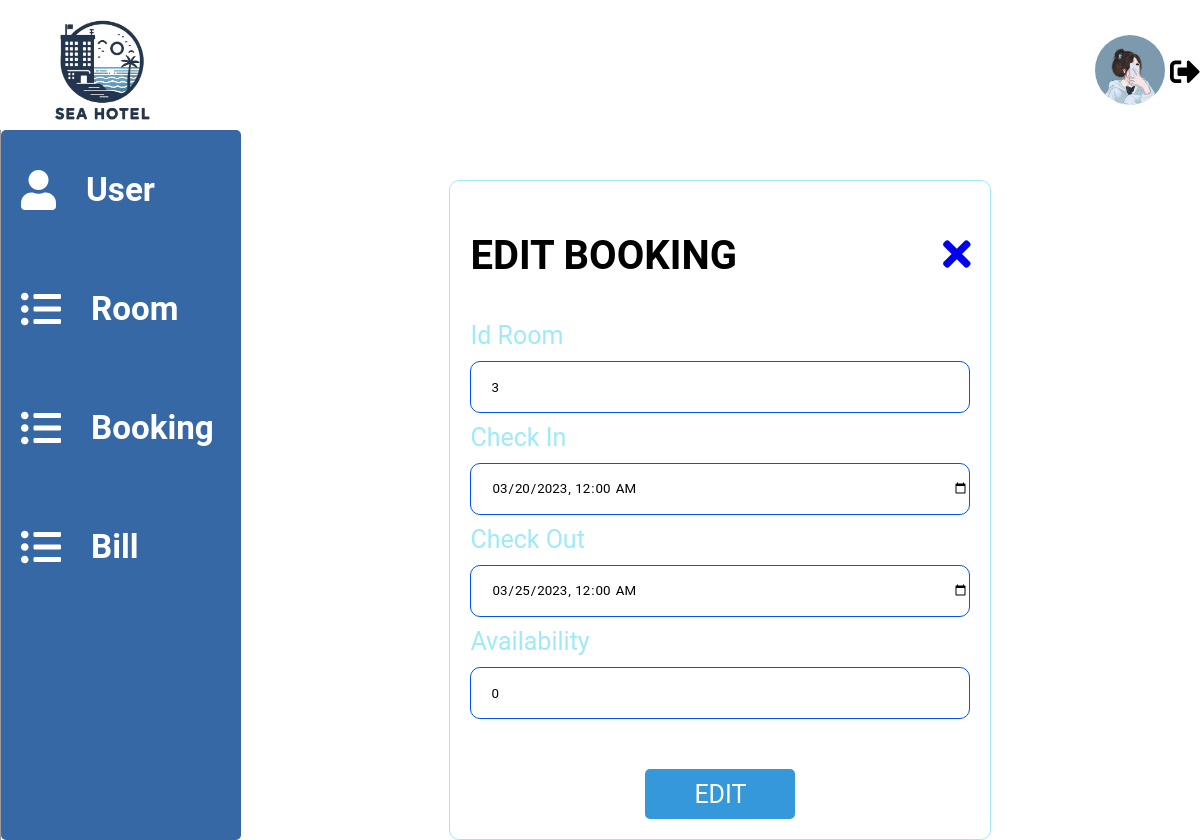
Page /admin/Booking/edit?id=3 (signed in) on the committed database.
### tables this page shows
CREATE TABLE `booking` (
  `id` int(11) NOT NULL,
  `id_room` int(11) DEFAULT NULL,
  `id_user` int(11) DEFAULT NULL,
  `check_in_date` datetime DEFAULT NULL,
  `check_out_date` datetime DEFAULT NULL,
  `note` varchar(500) DEFAULT NULL,
  `availability` tinyint(1) DEFAULT 1
);

### app/Controllers/admin/Booking/admin.edit.booking.controller.php (called while the page is built)
<?php
require(__DIR__ . "/../../../Views/admin/Booking/Admin.Edit.booking.view.php");

### index.php (called while the page is built, shortened)
<?php
    require 'router.php';
?>

### app/Views/admin/Booking/Admin.Edit.booking.view.php (the view, shortened to what this page needs)
<!DOCTYPE html>
<html lang="en">
<head>
    <link rel="stylesheet" href="../../../../public/css/Adminpage.css">
    <link rel="stylesheet" href="https://cdnjs.cloudflare.com/ajax/libs/font-awesome/5.15.1/css/all.min.css">
</head>
<body>
    <?php
    require(__DIR__ . '/../../../Models/admin.model.php');
    include(__DIR__ . "/.././../layouts/admin.navbar.php");
    $id = $_GET["id"] ?? null;
    if ($id) :
        $statement = $connection->prepare('SELECT * FROM booking WHERE id = :id');
        $statement->execute([':id' => $id]);
        $book = $statement->fetch();
    ?>
        <div class="container">
            <div class="main_menu_left">
                <div class="item">
                    <a class="redirect" href="/admin/User/view">
                        <button class="tablinks" data-tab="userTab">
                            <i class="fas fa-user" style="padding-right:30px"></i>
                            <h5 class="titles">User</h5>
                        </button>
                    </a>
                </div>
                <div class="item">
                    <a class="redirect" href="/admin/Room/view">
                        <button class="tablinks" data-tab="roomTab">
                            <i class="fas fa-list-ul" style="padding-right:30px"></i>
                            <h5 class="titles">Room</h5>
                        </button>
                    </a>
                </div>
                <div class="item">
                    <a class="redirect" href="/admin/Booking/view">
                        <button class="tablinks" data-tab="bookingTab">
                            <i class="fas fa-list-ul" style="padding-right:30px"></i>
                            <h5 class="titles">Booking</h5>
                        </button>
                    </a>
                </div>
                <div class="item">
                    <a class="redirect" href="/admin/Bill/view">
                        <button class="tablinks" data-tab="billTab">
                            <i class="fas fa-list-ul" style="padding-right:30px"></i>
                            <h5 class="titles">Bill</h5>
                        </button>
                    </a>
                </div>
            </div>
            <div id="Modal" class="main_menu_right">
                <form class="form_action" action="#" method="post">
                    <div class="form_title">
                        <h4 id="title">EDIT BOOKING</h4>
                        <a href="/admin"><i class="fas fa-times"></i></a>
                    </div>
                    <div class="form-group">
                        <label for="id_room">Id Room</label>
                        <input type="number" class="form-control" id="id_room" placeholder="Id Room" name="id_room" value="<?= $book['id_room']; ?>">
                    </div>
                    <div class="form-group">
                        <label for="check_in">Check In</label>
                        <input type="datetime-local" id="check_in" class="form-control" placeholder="Check In" name="check_in_date" value="<?= $book['check_in_date']; ?>">
                    </div>
                    <div class="form-group">
                        <label for="check_out">Check Out</label>
                        <input type="datetime-local" id="check_out" class="form-control" placeholder="Check Out" name="check_out_date" value="<?= $book['check_out_date']; ?>">
                    </div>
                    <div class="form-group">
                        <label for="availability">Availability</label>
                        <input type="number" id="availability" class="form-control" placeholder="Availability" name="availability" value="<?= $book['availability']; ?>" min="0" max="1">
                    </div>
                    <div class="button">
                        <button type="submit" class="button_create">EDIT</button>
                    </div>
                </form>
            </div>
        </div>
    <?php endif ?>
</body>
</html>

### public/css/Adminpage.css (style rules this page uses)
* { margin: 0; padding: 0; font-family: 'Roboto', sans-serif; }
.form_title>#title { color: black; }
.container { display: grid; grid-template-columns: 20% 80%; flex-shrink: 0; border-left: 1px solid var(--Gray, #9F9B9B); height: 100%; margin-top: 130px; }
.main_menu_left { display: flex; flex-direction: column; background: #3568A4; align-items: center; border-radius: 5px; transition: width 0.3s ease-in-out; }
.item { width: 100%; }
.item button { display: flex; border: none; outline: none; background: none; width: 228px; height: 79px; font-size: 40px; align-items: center; color: #FFF; margin: 20px; }
.main_menu_right { width: 100%; display: flex; justify-content: center; margin-top: 50px; line-height: 50px; }
.form_action { border: 1px solid #9EEAF7; width: 500px; flex-shrink: 0; padding: 20px; border-radius: 10px; }
.form-group { display: flex; flex-direction: column; }
.form-group label { color: #9EEAF7; font-size: 25px; font-style: normal; }
.form-group input, .form-group select { border-radius: 10px; height: 50px; padding-left: 20px; border: 1px solid #0052FE; }
.button { display: flex; justify-content: center; }
.button_create { margin-top: 50px; width: 30%; height: 50px; background-color: #3498db; color: #fff; border: none; border-radius: 5px; cursor: pointer; font-size: 25px; }
.form_title { display: flex !important; flex-direction: row !important; justify-content: space-between !important; font-size: 40px; align-items: center; margin-bottom: 30px; margin-top: 30px; color: var(--WHITE, #FFF); }
.redirect { text-decoration: none; }

### rows in the picture
booking: id_room "3", check_in_date "03/20/2023 00:00", check_out_date "03/25/2023 00:00", availability "0"
